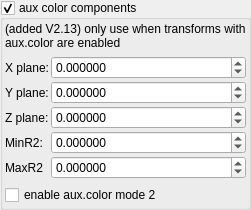
    <widget class="MyGroupBox" name="groupCheck_fold_color_aux_color_enabled_false">
     <property name="title">
      <string>aux color components</string>
     </property>
     <property name="checkable">
      <bool>true</bool>
     </property>
     <layout class="QVBoxLayout" name="verticalLayout_10">
      <property name="leftMargin">
       <number>2</number>
      </property>
      <property name="topMargin">
       <number>2</number>
      </property>
      <property name="rightMargin">
       <number>2</number>
      </property>
      <property name="bottomMargin">
       <number>2</number>
      </property>
      <item>
       <widget class="QLabel" name="label_4">
        <property name="text">
         <string>(added V2.13) only use when transforms with aux.color are enabled</string>
        </property>
        <property name="wordWrap">
         <bool>true</bool>
        </property>
       </widget>
      </item>
      <item>
       <layout class="QGridLayout" name="gridLayout_16" columnstretch="0,1">
        <property name="spacing">
         <number>2</number>
        </property>
        <item row="2" column="0">
         <widget class="QLabel" name="label_42">
          <property name="text">
           <string>Z plane:</string>
          </property>
         </widget>
        </item>
        <item row="1" column="1">
         <widget class="MyDoubleSpinBox" name="spinbox3_mandelbox_color_y">
          <property name="sizePolicy">
           <sizepolicy hsizetype="Minimum" vsizetype="Maximum">
            <horstretch>0</horstretch>
            <verstretch>0</verstretch>
           </sizepolicy>
          </property>
          <property name="prefix">
           <string/>
          </property>
          <property name="suffix">
           <string/>
          </property>
          <property name="decimals">
           <number>6</number>
          </property>
          <property name="minimum">
           <double>-100.000000000000000</double>
          </property>
          <property name="maximum">
           <double>100.000000000000000</double>
          </property>
          <property name="singleStep">
           <double>0.100000000000000</double>
          </property>
         </widget>
        </item>
        <item row="0" column="0">
         <widget class="QLabel" name="label_34">
          <property name="text">
           <string>X plane:</string>
          </property>
         </widget>
        </item>
        <item row="0" column="1">
         <widget class="MyDoubleSpinBox" name="spinbox3_mandelbox_color_x">
          <property name="sizePolicy">
           <sizepolicy hsizetype="Minimum" vsizetype="Maximum">
            <horstretch>0</horstretch>
            <verstretch>0</verstretch>
           </sizepolicy>
          </property>
          <property name="prefix">
           <string/>
          </property>
          <property name="suffix">
           <string/>
          </property>
          <property name="decimals">
           <number>6</number>
          </property>
          <property name="minimum">
           <double>-100.000000000000000</double>
          </property>
          <property name="maximum">
           <double>100.000000000000000</double>
          </property>
          <property name="singleStep">
           <double>0.100000000000000</double>
          </property>
         </widget>
        </item>
        <item row="2" column="1">
         <widget class="MyDoubleSpinBox" name="spinbox3_mandelbox_color_z">
          <property name="sizePolicy">
           <sizepolicy hsizetype="Minimum" vsizetype="Maximum">
            <horstretch>0</horstretch>
            <verstretch>0</verstretch>
           </sizepolicy>
          </property>
          <property name="prefix">
           <string/>
          </property>
          <property name="suffix">
           <string/>
          </property>
          <property name="decimals">
           <number>6</number>
          </property>
          <property name="minimum">
           <double>-100.000000000000000</double>
          </property>
          <property name="maximum">
           <double>100.000000000000000</double>
          </property>
          <property name="singleStep">
           <double>0.100000000000000</double>
          </property>
         </widget>
        </item>
        <item row="1" column="0">
         <widget class="QLabel" name="label_44">
          <property name="text">
           <string>Y plane:</string>
          </property>
         </widget>
        </item>
        <item row="4" column="0">
         <widget class="QLabel" name="label_45">
          <property name="text">
           <string>MaxR2</string>
          </property>
         </widget>
        </item>
        <item row="3" column="0">
         <widget class="QLabel" name="label_46">
          <property name="text">
           <string>MinR2:</string>
          </property>
         </widget>
        </item>
        <item row="4" column="1">
         <widget class="MyDoubleSpinBox" name="spinbox_mandelbox_color_Sp2">
          <property name="sizePolicy">
           <sizepolicy hsizetype="Minimum" vsizetype="Maximum">
            <horstretch>0</horstretch>
            <verstretch>0</verstretch>
           </sizepolicy>
          </property>
          <property name="prefix">
           <string/>
          </property>
          <property name="suffix">
           <string/>
          </property>
          <property name="decimals">
           <number>6</number>
          </property>
          <property name="minimum">
           <double>-100.000000000000000</double>
          </property>
          <property name="maximum">
           <double>100.000000000000000</double>
          </property>
          <property name="singleStep">
           <double>0.100000000000000</double>
          </property>
         </widget>
        </item>
        <item row="3" column="1">
         <widget class="MyDoubleSpinBox" name="spinbox_mandelbox_color_Sp1">
          <property name="sizePolicy">
           <sizepolicy hsizetype="Minimum" vsizetype="Maximum">
            <horstretch>0</horstretch>
            <verstretch>0</verstretch>
           </sizepolicy>
          </property>
          <property name="prefix">
           <string/>
          </property>
          <property name="suffix">
           <string/>
          </property>
          <property name="decimals">
           <number>6</number>
          </property>
          <property name="minimum">
           <double>-100.000000000000000</double>
          </property>
          <property name="maximum">
           <double>100.000000000000000</double>
          </property>
          <property name="singleStep">
           <double>0.100000000000000</double>
          </property>
         </widget>
        </item>
       </layout>
      </item>
      <item>
       <widget class="MyCheckBox" name="checkBox_transf_function_enabledCx_false">
        <property name="text">
         <string>enable aux.color mode 2</string>
        </property>
       </widget>
      </item>
     </layout>
    </widget>
